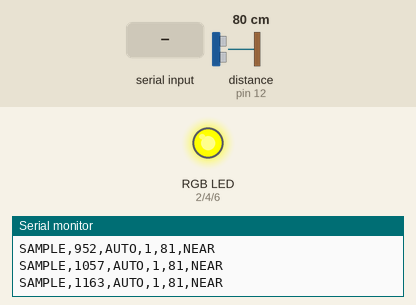
Bench run of a sketch on a simulated Arduino Uno, built with avr-gcc and run on an emulated ATmega328P. Shown: an RGB LED mixed from three pins (HIGH = lit), the last lines printed to the serial monitor. Wiring (inferred from the names in the program): ultrasonic range finder: trigger pin 11; echo pin 12. The test bench sets the inputs (shaded band); at power-on: distance to the obstacle (sensor on pin 12) 80 cm. The echo pulse lasts 58.3 µs per cm; pins used as bus, display or sensor lines are not drawn.

Above: at 1.2 s.
1.3 s: distance to the obstacle (sensor on pin 12) set to 44 cm
2.8 s: distance to the obstacle (sensor on pin 12) set to 35 cm
At 3.1 s:
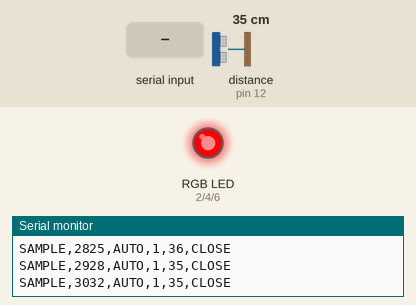
4.3 s: "X\n" received over Serial
At 5.7 s:
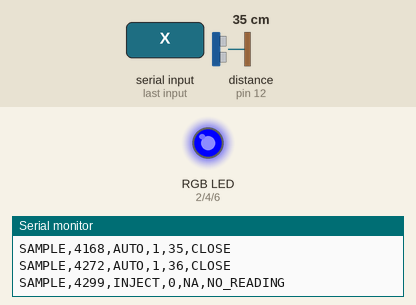
7.3 s: "A\n" received over Serial
At 8.2 s:
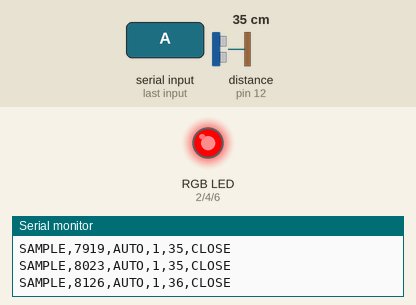
8.9 s: distance to the obstacle (sensor on pin 12) set to 56 cm
10.4 s: distance to the obstacle (sensor on pin 12) set to 64 cm
At 10.9 s:
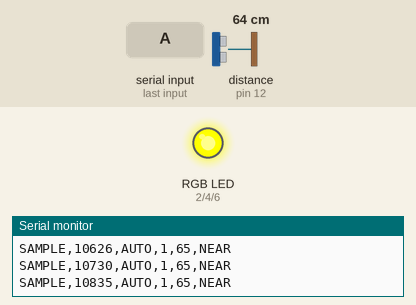
Timing chart, 0 to 12.9 s (numbered marks = the images above; inputs shaded):
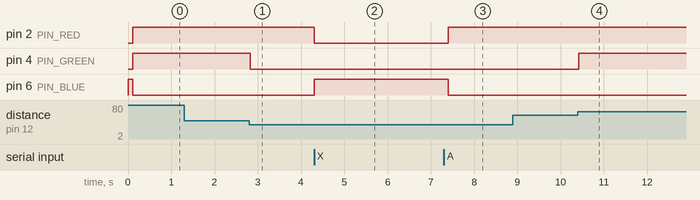

Measured:
- the behaviour switches between 41 and 40 cm on distance to the obstacle (sensor on pin 12) (found by bisection; images 0 and 1)
- the behaviour switches between 60 and 61 cm on distance to the obstacle (sensor on pin 12) (found by bisection; images 3 and 4)
- after the input at 2.8 s, pin 4 (PIN_GREEN): HIGH → LOW at once
- after the input at 4.3 s, pin 2 (PIN_RED): HIGH → LOW at once; pin 6 (PIN_BLUE): LOW → HIGH at once
- after the input at 7.3 s, pin 2 (PIN_RED): LOW → HIGH after 0.10 s; pin 6 (PIN_BLUE): HIGH → LOW after 0.10 s
- after the input at 10.4 s, pin 4 (PIN_GREEN): LOW → HIGH at once

The sketch:

HachiIOBench.ino
```cpp
#include "BenchLogic.h"
#include <Arduino.h>
#include <stdlib.h>
#include <string.h>

// UNO/Nano (5 V) bench wiring: HC-SR04 TRIG=11 ECHO=12;
// common-cathode discrete RGB channels: R=2 G=4 B=6 with resistors.
// For 3.3 V boards: level-shift the HC-SR04 echo; verify pin mapping.
constexpr uint8_t PIN_TRIG = 11;
constexpr uint8_t PIN_ECHO = 12;
constexpr uint8_t PIN_RED = 2;
constexpr uint8_t PIN_GREEN = 4;
constexpr uint8_t PIN_BLUE = 6;
constexpr uint32_t SAMPLE_INTERVAL_US = 100000UL;
constexpr uint32_t ECHO_TIMEOUT_US = 30000UL;

enum Phase : uint8_t { TRIGGER_LOW, TRIGGER_HIGH, WAIT_RISE, WAIT_FALL, WAIT_SAMPLE };
Phase phase = WAIT_SAMPLE;
uint32_t phaseSince = 0;
uint32_t lastSample = 0;
uint32_t riseAt = 0;
bench::State indicator = bench::NO_READING;
bool automatic = true;
char command[24];
uint8_t used = 0;
bool overflow = false;

void setIndicator(bench::State state) {
  indicator = state;
  // FAR means a valid distant echo, NEVER an all-clear or safe-to-proceed.
  digitalWrite(PIN_RED, state == bench::CLOSE || state == bench::NEAR ? HIGH : LOW);
  digitalWrite(PIN_GREEN, state == bench::NEAR || state == bench::FAR ? HIGH : LOW);
  digitalWrite(PIN_BLUE, state == bench::NO_READING ? HIGH : LOW);
}

void report(bench::Observation observation, const char *source) {
  setIndicator(bench::classify(observation, indicator));
  Serial.print(F("SAMPLE,"));
  Serial.print(millis());
  Serial.print(',');
  Serial.print(source);
  Serial.print(',');
  Serial.print(observation.valid ? 1 : 0);
  Serial.print(',');
  if (observation.valid) Serial.print(observation.cm);
  else Serial.print(F("NA"));
  Serial.print(',');
  Serial.println(bench::stateName(indicator));
}

void finishEcho(uint32_t duration) {
  report(bench::fromEchoMicroseconds(duration), "AUTO");
  lastSample = micros();
  phase = WAIT_SAMPLE;
}

void pollUltrasonic(uint32_t now) {
  switch (phase) {
    case WAIT_SAMPLE:
      if (bench::elapsed(now, lastSample, SAMPLE_INTERVAL_US)) {
        digitalWrite(PIN_TRIG, LOW);
        phaseSince = now;
        phase = TRIGGER_LOW;
      }
      break;
    case TRIGGER_LOW:
      if (bench::elapsed(now, phaseSince, 3U)) {
        digitalWrite(PIN_TRIG, HIGH);
        phaseSince = now;
        phase = TRIGGER_HIGH;
      }
      break;
    case TRIGGER_HIGH:
      if (bench::elapsed(now, phaseSince, 10U)) {
        digitalWrite(PIN_TRIG, LOW);
        phaseSince = now;
        phase = WAIT_RISE;
      }
      break;
    case WAIT_RISE:
      if (digitalRead(PIN_ECHO) == HIGH) {
        riseAt = now;
        phase = WAIT_FALL;
      } else if (bench::elapsed(now, phaseSince, ECHO_TIMEOUT_US)) {
        finishEcho(0);
      }
      break;
    case WAIT_FALL:
      if (digitalRead(PIN_ECHO) == LOW) finishEcho(static_cast<uint32_t>(now - riseAt));
      else if (bench::elapsed(now, riseAt, ECHO_TIMEOUT_US)) finishEcho(0);
      break;
  }
}

void handleCommand(char *line) {
  // No String/heap allocation. Accepted lines: ?, A, X, M <cm>.
  if (strcmp(line, "?") == 0) {
    Serial.println(F("HELP,?,A(auto),X(inject no reading),M <2..400>(inject cm)"));
  } else if (strcmp(line, "A") == 0) {
    automatic = true;
    lastSample = micros();
    phase = WAIT_SAMPLE;
    Serial.println(F("MODE,AUTO"));
  } else if (strcmp(line, "X") == 0) {
    automatic = false;
    digitalWrite(PIN_TRIG, LOW);
    report({false, 0}, "INJECT");
  } else if (line[0] == 'M' && line[1] == ' ') {
    char *end = nullptr;
    long value = strtol(line + 2, &end, 10);
    if (end == line + 2 || *end != '\0' || value < 2 || value > 400) {
      Serial.println(F("ERR,RANGE_OR_FORMAT"));
      return;
    }
    automatic = false;
    digitalWrite(PIN_TRIG, LOW);
    report(bench::manualDistance(value), "INJECT");
  } else {
    Serial.println(F("ERR,UNKNOWN_COMMAND"));
  }
}

void pollSerial() {
  // Bound work per loop so sustained input cannot starve echo timing.
  for (uint8_t count = 0; count < 8 && Serial.available(); ++count) {
    const char c = static_cast<char>(Serial.read());
    if (c == '\r') continue;
    if (c == '\n') {
      if (overflow) Serial.println(F("ERR,LINE_TOO_LONG"));
      else if (used) { command[used] = '\0'; handleCommand(command); }
      used = 0;
      overflow = false;
    } else if (!overflow) {
      if (used < sizeof(command) - 1) command[used++] = c;
      else overflow = true;
    }
  }
}

void setup() {
  pinMode(PIN_TRIG, OUTPUT);
  digitalWrite(PIN_TRIG, LOW);
  pinMode(PIN_ECHO, INPUT);
  pinMode(PIN_RED, OUTPUT);
  pinMode(PIN_GREEN, OUTPUT);
  pinMode(PIN_BLUE, OUTPUT);
  setIndicator(bench::NO_READING);
  Serial.begin(115200);
  lastSample = micros();
  Serial.println(F("HACHI_IO_BENCH,1,UNVALIDATED_HARDWARE"));
  Serial.println(F("HELP,send ? then newline"));
}

void loop() {
  pollSerial();
  if (automatic) pollUltrasonic(micros());
}
```

BenchLogic.h
```cpp
#ifndef HACHI_IO_BENCH_LOGIC_H
#define HACHI_IO_BENCH_LOGIC_H

#include <stdint.h>

// Hardware-independent bench logic. This is supplemental instrumentation,
// not collision detection or a validated safety decision.
namespace bench {

enum State : uint8_t { NO_READING = 0, CLOSE = 1, NEAR = 2, FAR = 3 };

struct Observation {
  bool valid;
  uint16_t cm;
};

inline Observation fromEchoMicroseconds(uint32_t duration) {
  // Typical HC-SR04 usable range is approximately 2-400 cm; 0 is no echo.
  // Convert round-trip echo time to approximate distance (58 us/cm).
  if (duration < 87U || duration > 23229U) return {false, 0};
  const uint32_t cm = (duration + 29U) / 58U;
  if (cm < 2U || cm > 400U) return {false, 0};
  return {true, static_cast<uint16_t>(cm)};
}

inline Observation manualDistance(long cm) {
  if (cm < 2 || cm > 400) return {false, 0};
  return {true, static_cast<uint16_t>(cm)};
}

inline State classify(Observation observation, State previous) {
  if (!observation.valid || observation.cm < 2 || observation.cm > 400)
    return NO_READING;
  const uint16_t d = observation.cm;
  // Initial bands: <=50 CLOSE, 51..149 NEAR, >=150 FAR.
  // A 10 cm hysteresis margin avoids oscillation at both transitions.
  switch (previous) {
    case CLOSE: return d <= 60 ? CLOSE : (d >= 160 ? FAR : NEAR);
    case NEAR:  return d <= 40 ? CLOSE : (d >= 160 ? FAR : NEAR);
    case FAR:   return d >= 140 ? FAR : (d <= 40 ? CLOSE : NEAR);
    default:    return d <= 50 ? CLOSE : (d >= 150 ? FAR : NEAR);
  }
}

inline const char *stateName(State state) {
  switch (state) {
    case CLOSE: return "CLOSE";
    case NEAR: return "NEAR";
    case FAR: return "FAR";
    default: return "NO_READING";
  }
}

// uint32_t unsigned subtraction handles micros()/millis() rollover for
// intervals strictly smaller than 2^31 ticks.
inline bool elapsed(uint32_t now, uint32_t since, uint32_t interval) {
  return static_cast<uint32_t>(now - since) >= interval;
}

} // namespace bench
#endif
```
